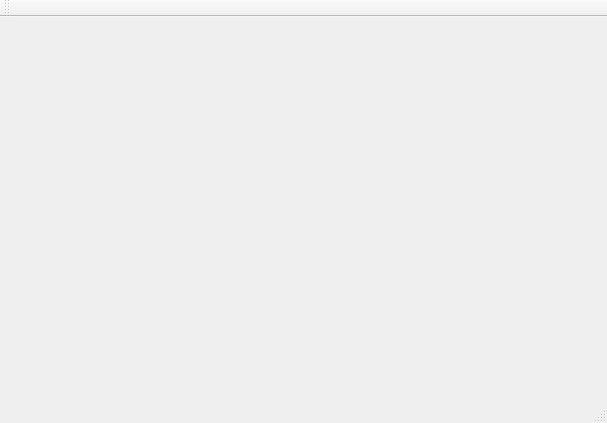
<?xml version="1.0" encoding="UTF-8"?>
<ui version="4.0">
 <class>MainWindow</class>
 <widget class="QMainWindow" name="MainWindow">
  <property name="geometry">
   <rect>
    <x>0</x>
    <y>0</y>
    <width>607</width>
    <height>423</height>
   </rect>
  </property>
  <property name="windowTitle">
   <string>MainWindow</string>
  </property>
  <widget class="QWidget" name="centralWidget"/>
  <widget class="QMenuBar" name="menuBar">
   <property name="geometry">
    <rect>
     <x>0</x>
     <y>0</y>
     <width>607</width>
     <height>20</height>
    </rect>
   </property>
  </widget>
  <widget class="QToolBar" name="mainToolBar">
   <attribute name="toolBarArea">
    <enum>TopToolBarArea</enum>
   </attribute>
   <attribute name="toolBarBreak">
    <bool>false</bool>
   </attribute>
  </widget>
  <widget class="QStatusBar" name="statusBar"/>
 </widget>
 <layoutdefault spacing="6" margin="11"/>
 <resources/>
 <connections/>
</ui>
